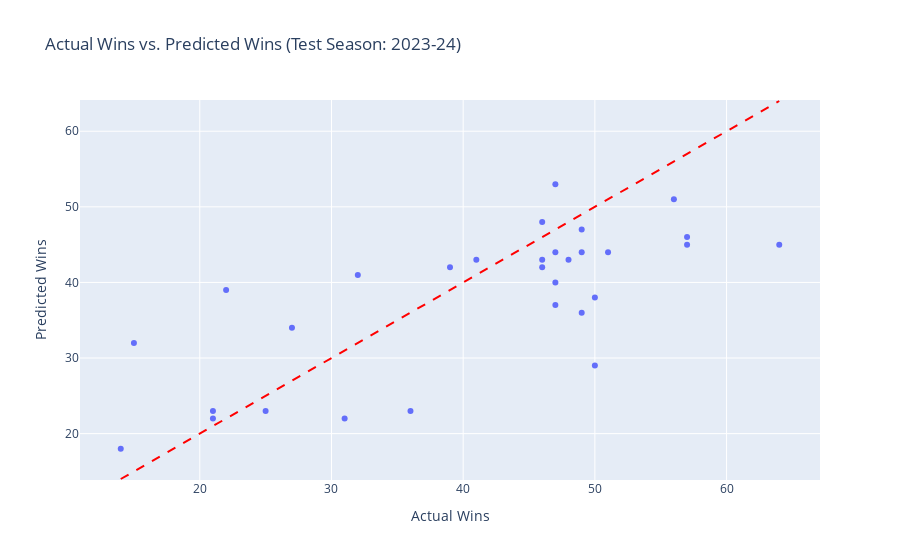

Notebook source saved alongside this figure:
### Code cell
from sklearn.ensemble import HistGradientBoostingRegressor

boosted_tree_model = HistGradientBoostingRegressor(learning_rate=0.01, max_depth=3, max_iter=1000, random_state=0, early_stopping=False, min_samples_leaf=1, validation_fraction=0.2)
boosted_tree = evaluate_model("Boosted Tree", boosted_tree_model, X_multi, y_multi, X_test, y_test, test_df)
display(boosted_tree)
print("Boosting iters used:", boosted_tree_model.n_iter_)

### Figure 1 — Plotly figure (JSON) as saved in the notebook; plotly's stock layout.template omitted (floating-point values rounded to 4 significant figures)
{"data": [{"customdata": [["Atlanta Hawks"], ["Boston Celtics"], ["Cleveland Cavaliers"], ["New Orleans Pelicans"], ["Chicago Bulls"], ["Dallas Mavericks"], ["Denver Nuggets"], ["Golden State Warriors"], ["Houston Rockets"], ["Los Angeles Clippers"], ["Los Angeles Lakers"], ["Miami Heat"], ["Milwaukee Bucks"], ["Minnesota Timberwolves"], ["Brooklyn Nets"], ["New York Knicks"], ["Orlando Magic"], ["Indiana Pacers"], ["Philadelphia 76ers"], ["Phoenix Suns"], ["Portland Trail Blazers"], ["Sacramento Kings"], ["San Antonio Spurs"], ["Oklahoma City Thunder"], ["Toronto Raptors"], ["Utah Jazz"], ["Memphis Grizzlies"], ["Washington Wizards"], ["Detroit Pistons"], ["Charlotte Hornets"]], "hovertemplate": "Actual Wins=%{x}<br>Predicted Wins=%{y}<br>TEAM_NAME=%{customdata[0]}<extra></extra>", "legendgroup": "", "marker": {"color": "#636efa", "symbol": "circle"}, "mode": "markers", "name": "", "orientation": "v", "showlegend": false, "type": "scatter", "x": [36, 64, 48, 49, 39, 50, 57, 46, 41, 51, 47, 46, 49, 56, 32, 50, 47, 47, 47, 49, 21, 46, 22, 57, 25, 31, 27, 15, 14, 21], "xaxis": "x", "y": [23, 45, 43, 44, 42, 38, 46, 48, 43, 44, 44, 42, 47, 51, 41, 29, 37, 40, 53, 36, 23, 43, 39, 45, 23, 22, 34, 32, 18, 22], "yaxis": "y"}], "layout": {"legend": {"tracegroupgap": 0}, "shapes": [{"line": {"color": "red", "dash": "dash"}, "type": "line", "x0": 14, "x1": 64, "y0": 14, "y1": 64}], "title": {"text": "Actual Wins vs. Predicted Wins (Test Season: 2023-24)"}, "xaxis": {"anchor": "y", "domain": [0, 1], "title": {"text": "Actual Wins"}}, "yaxis": {"anchor": "x", "domain": [0, 1], "title": {"text": "Predicted Wins"}}}}
